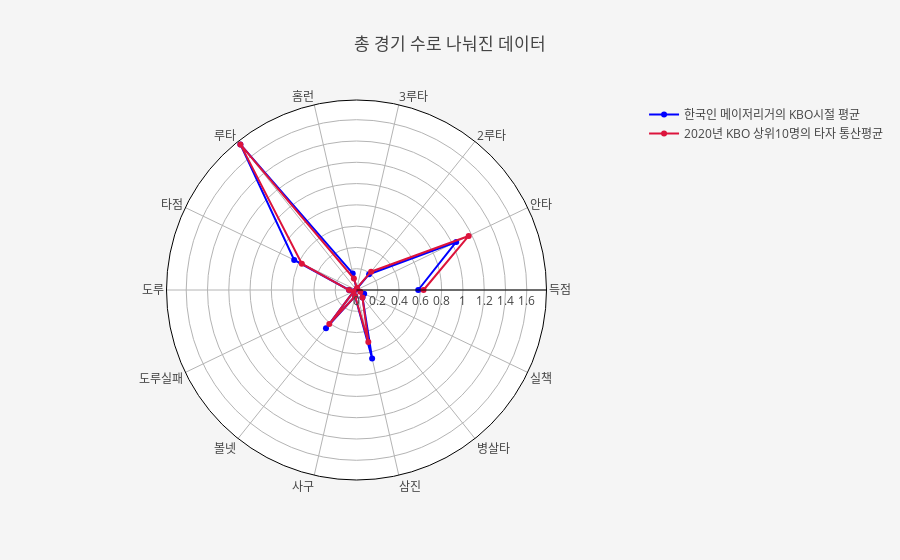

Notebook code for this chart:
### Code cell
majorleaguer_avg = []
top10_hitter_avg = []

for col in korean_majorleaguer_dict[list(korean_majorleaguer_dict.keys())[0]].columns[2:]:
    if col != '타율':
        temp_majorleaguer_ls = [float(korean_majorleaguer_dict[name].iloc[korean_majorleaguer_dict[name].shape[0]-1][col])/float(korean_majorleaguer_dict[name].iloc[korean_majorleaguer_dict[name].shape[0]-1]['경기']) for name in hitter_majorleaguer['Name']]
        temp_majorleaguer_np = np.array(temp_majorleaguer_ls)
        majorleaguer_avg.append(round(temp_majorleaguer_np.mean(), 2))
    else:
        temp_majorleaguer_ls = [float(korean_majorleaguer_dict[name].iloc[korean_majorleaguer_dict[name].shape[0]-1][col]) for name in hitter_majorleaguer['Name']]
        temp_majorleaguer_np = np.array(temp_majorleaguer_ls)
        majorleaguer_avg.append(round(temp_majorleaguer_np.mean(), 2))
    
for col in top10_hitter_dict[list(top10_hitter_dict.keys())[0]].columns[2:]:
    if col != '타율':
        temp_top10_hitter_ls = [float(top10_hitter_dict[name].iloc[top10_hitter_dict[name].shape[0]-1][col])/float(top10_hitter_dict[name].iloc[top10_hitter_dict[name].shape[0]-1]['경기']) for name in top10_hitter_url_df['Name']]
        temp_top10_hitter_np = np.array(temp_top10_hitter_ls)
        top10_hitter_avg.append(round(temp_top10_hitter_np.mean(), 2))
    else:
        temp_top10_hitter_ls = [float(top10_hitter_dict[name].iloc[top10_hitter_dict[name].shape[0]-1][col]) for name in top10_hitter_url_df['Name']]
        temp_top10_hitter_np = np.array(temp_top10_hitter_ls)
        top10_hitter_avg.append(round(temp_top10_hitter_np.mean(), 2))


theta_ = top10_hitter_dict[list(top10_hitter_dict.keys())[0]].columns[6:-3].to_list() # 득점 ~ 병살타 index
theta_.insert(len(theta_), top10_hitter_dict[list(top10_hitter_dict.keys())[0]].columns[-1]) # 실책 index 추가
r_ = top10_hitter_avg[4:-3] # 득점 ~ 병살타 값들(전체 경기 수로 나눠진)
r_.insert(len(r_), top10_hitter_avg[-1]) # 실책값 추가(전체 경기 수로 나눠진)

fig = go.Figure()
fig.add_trace(go.Scatterpolar(r=majorleaguer_avg[3:],
                              theta=korean_majorleaguer_dict['강정호'].columns[5:],
                              name='한국인 메이저리거의 KBO시절 평균',
                              marker_color='blue'))
fig.add_trace(go.Scatterpolar(r=r_,
                             theta=theta_,
                             name='2020년 KBO 상위10명의 타자 통산평균',
                             marker_color='crimson'))

fig.update_layout(template=None,
                  paper_bgcolor='rgb(245, 245, 245)',
                  polar=dict(radialaxis=dict(visible=True, linewidth=1, linecolor='Black', ticks=''),
                            angularaxis=dict(showline=True, linewidth=1, linecolor='black', ticks='')),
                 title='총 경기 수로 나눠진 데이터')
fig.show()

### Figure 1 — Plotly figure (JSON) as saved in the notebook; plotly's stock layout.template omitted (floating-point values rounded to 4 significant figures)
{"data": [{"marker": {"color": "blue"}, "name": "한국인 메이저리거의 KBO시절 평균", "r": [0.58, 1.04, 0.19, 0.01, 0.16, 1.75, 0.65, 0.07, 0.03, 0.46, 0.06, 0.66, 0.09, 0.08], "theta": ["득점", "안타", "2루타", "3루타", "홈런", "루타", "타점", "도루", "도루실패", "볼넷", "사구", "삼진", "병살타", "실책"], "type": "scatterpolar"}, {"marker": {"color": "crimson"}, "name": "2020년 KBO 상위10명의 타자 통산평균", "r": [0.63, 1.17, 0.22, 0.02, 0.11, 1.75, 0.57, 0.07, 0.03, 0.41, 0.06, 0.5, 0.09, 0.04], "theta": ["득점", "안타", "2루타", "3루타", "홈런", "루타", "타점", "도루", "도루실패", "볼넷", "사구", "삼진", "병살타", "실책"], "type": "scatterpolar"}], "layout": {"paper_bgcolor": "rgb(245, 245, 245)", "polar": {"angularaxis": {"linecolor": "black", "linewidth": 1, "showline": true, "ticks": ""}, "radialaxis": {"linecolor": "Black", "linewidth": 1, "ticks": "", "visible": true}}, "title": {"text": "총 경기 수로 나눠진 데이터"}}}
